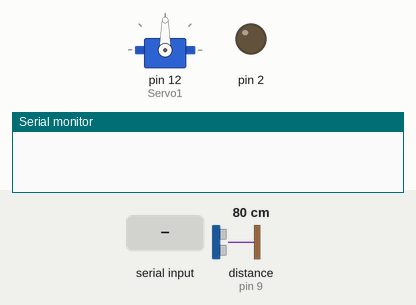
This sketch was run on a simulated Arduino Uno, built with avr-gcc and run on an emulated ATmega328P. On the bench: servo, output pins drawn as LEDs (lit = HIGH), the last lines printed to the serial monitor. Wiring (inferred from the names in the program): ultrasonic range finder: trigger pin 8; echo pin 9. Inputs (shaded band) come from the test bench; at power-on: distance to the obstacle (sensor on pin 9) 80 cm. The echo pulse lasts 58.3 µs per cm; pins used as bus, display or sensor lines are not drawn.

Above: at 1.2 s.
1.3 s: "e" received over the second serial link
At 1.9 s:
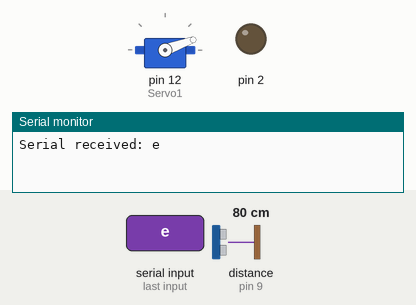
2.8 s: "f" received over the second serial link
At 4.0 s:
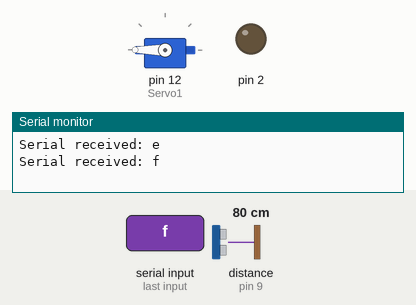
4.3 s: "c" received over the second serial link
At 5.5 s:
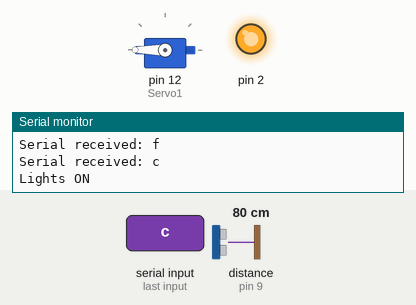
5.8 s: "e" received over the second serial link
At 6.6 s:
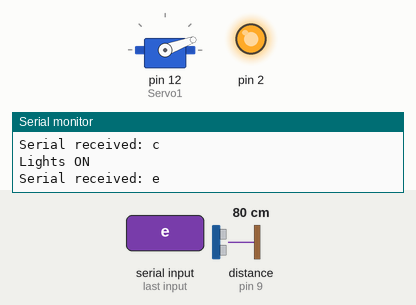
Timing chart, 0 to 8.3 s (numbered marks = the images above; inputs shaded):
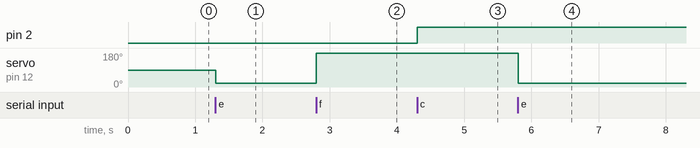

Measured:
- after the input at 1.3 s, servo on pin 12 (Servo1): 90° → 20° at once
- after the input at 2.8 s, servo on pin 12 (Servo1): 20° → 180° at once
- after the input at 4.3 s, pin 2: LOW → HIGH at once
- after the input at 5.8 s, servo on pin 12 (Servo1): 180° → 20° at once

The sketch:

Arduino_RangeFinder.ino
```cpp
                                                                                                                                                                                                                                                                                                                                                                                                                                                                                                                                                                                                                                                                                                                                                                                                                                                                                                                                                                                                                                                                                                                                                           //define IO pins as constants
const int uSonic_Trig = 8;
const int uSonic_Echo = 9;

const int ROOM_TEMP = 22;
#include <Servo.h>
#include <SoftwareSerial.h>


SoftwareSerial mySerial(10, 11); // RX, TX
Servo Servo1;
int pos = 0;
int buttonState = 0;
int lightState = 0;
int lastButton = 0;
int resolved = 1;
int showBox = 0;
char SerialByte;


void setup() {
  //initialize serial communications
  Serial.begin(9600); //TODO: SF change to 115200 baud rate when switching over to bluetooth
  while (!Serial) {
    ; // wait for serial port to connect. Needed for native USB port only
  }
  Servo1.attach(12);
  mySerial.begin(9600);
  while(!mySerial){}

  //initialize Ultrasonic Range Finder pins
  pinMode(uSonic_Trig, OUTPUT);
  pinMode(uSonic_Echo, INPUT);
  pinMode(3, INPUT);
  pinMode(2, OUTPUT);

  //initialize temperature sensor
  //pinMode(A0, INPUT);

}
unsigned char dist;
void loop() {

  dist = RunRange();
  if (mySerial.available()) {
    SerialByte = mySerial.read();
    Serial.print("Serial received: ");
    Serial.println(SerialByte);
    if (SerialByte == 'b') {
      Serial.print("dist read: ");
      Serial.println(dist);
      if (dist < 30) {
        mySerial.print('1');
        Serial.print("Serial sent: ");
        Serial.println(0x01);
      }
      else {
        mySerial.print('2');
        Serial.print("Serial sent: ");
        Serial.println(0x00);
      }
    }
    else if (SerialByte == 'e' || SerialByte == 'f') {
      TurnServo();
    }
    else if (SerialByte == 'c' || SerialByte == 'd') {
      if (lightState) {
        digitalWrite(2, LOW);
        Serial.println("Lights OFF");
        lightState = 0;
      }
      else {
        digitalWrite(2, HIGH);
        Serial.println("Lights ON");
        lightState = 1;
      }
    }
  }

}

void TurnServo (void) {
  if (pos == 20) {
    pos = 180;
  }
  else {
    pos = 20;
  }
  Servo1.write(pos);
  delay(15);
}


/*
   Returns the distance of an object detected in centimeters.

   Requires: pulseWidth is around 150-25,000. Otherwise an inaccurate output
   may be returned.
   Parameter: pulseWidth length of pulse duration in microseconds.
   Returns: distance of object in centimeters.
*/
unsigned long getDist(unsigned long pulseWidth) {
  unsigned long tempC = ROOM_TEMP;
  return pulseWidth / (soundSpeed(tempC) * 29 / 343 * 2);
}

/*
   Returns the distance of an object detected in inches.

   Requires: pulseWidth is around 150-25,000. Otherwise an inaccurate output
   may be returned.
   Parameter: pulseWidth length of pulse duration in microseconds.
   Returns: distance of object in inches.
*/
unsigned long getDist_INCH(unsigned long pulseWidth) {
  return pulseWidth / (soundSpeed(ROOM_TEMP) * 148 / 343 * 2);
}

/*
   Returns the actual speed of sound.

   Parameter: tempC - temperature in degrees celsius
   Requires: N/A
   Returns: speed of sound in degrees celsius.
*/
unsigned long soundSpeed(unsigned long tempC) {
  return 331.5 + (0.6 * tempC);
}

unsigned int RunRange() {
  float echoPulseWidth;
  unsigned char distance = 0;
  delayMicroseconds(20);

  //send a trigger pulse for ultrasonic range finder to send
  //an ultrasonic pulse
  digitalWrite(uSonic_Trig, HIGH);
  delayMicroseconds(11);
  digitalWrite(uSonic_Trig, LOW);

  //calculate the duration of the echo pulse
  echoPulseWidth = pulseIn(uSonic_Echo, HIGH, 38500);

  //check if echo pulse was within a reasonable range
  //(info sheet states range of echo is about 150us-25ms)
  if (echoPulseWidth > 100 && echoPulseWidth < 26000) {
    distance = getDist(echoPulseWidth);
    //Serial.println(distance);
    //---------Serial.println(" ");

    return (distance);
  }
}
```
